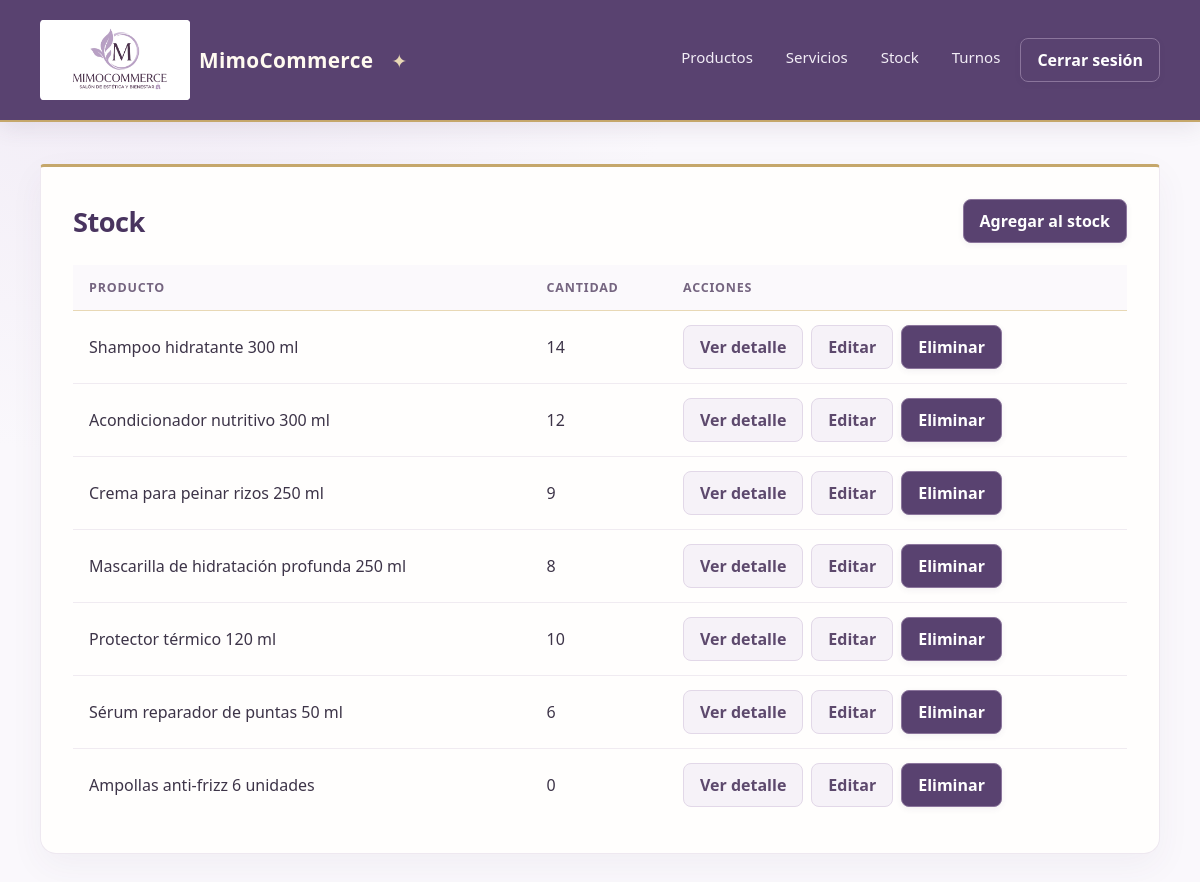
The page /stock/ (signed in) on the database its author committed.
### apps/stock/models.py (models this page shows, shortened)
class Stock(models.Model):
    producto = models.ForeignKey('productos.Producto', on_delete=models.CASCADE)
    cantidad = models.IntegerField()

### apps/productos/models.py (models this page shows, shortened)
class Producto(models.Model):
    nombre = models.CharField(max_length=100)
    fecha_de_vencimiento = models.DateField()
    disponibilidad = models.BooleanField(default=True)

### apps/stock/views.py (the view)
# urls.py: path('', StockListView.as_view(), name='stock_list'),
class StockListView(LoginRequiredMixin, ListView):
    model = Stock
    template_name = 'stock/list.html'
    context_object_name = 'stocks' # Esta es la variable que se usará en el template con {% for stock in stocks %} para mostrar los stocks

### apps/empresa/views.py (called while the page is built)
def empresa_encabezado(request):
    return {'empresa_encabezado': Empresa.objects.order_by('pk').first()}

### templates/stock/list.html (shortened to what this page needs)
{% extends 'base/base.html' %}
{% block contentido %}
<div class="page-heading">
    <h1>Stock</h1>
    <a class="button" href="{% url 'stock:stock_create' %}">Agregar al stock</a>
</div>
<div class="table-wrap">
    <table>
        <thead><tr><th>Producto</th><th>Cantidad</th><th>Acciones</th></tr></thead>
        <tbody>
            {% for stock in stocks %}
            <tr>
                <td>{{ stock.producto.nombre }}</td>
                <td>{{ stock.cantidad }}</td>
                <td><div class="actions">
                    <a class="button button-secondary" href="{% url 'stock:stock_detail' stock.pk %}">Ver detalle</a>
                    <a class="button button-secondary" href="{% url 'stock:stock_update' stock.pk %}">Editar</a>
                    <a class="button button-danger" href="{% url 'stock:stock_delete' stock.pk %}">Eliminar</a>
                </div></td>
            </tr>
            {% empty %}<tr><td class="empty" colspan="3">Todavía no hay productos cargados en stock.</td></tr>{% endfor %}
        </tbody>
    </table>
</div>
{% endblock contentido %}

### static/css/estilos.css (style rules this page uses)
:root { color-scheme: light; font-family: "Segoe UI", Arial, sans-serif; color: #3d3448; background: #faf8fc; font-synthesis: none; text-rendering: optimizeLegibility; --plum: #594270; --plum-deep: #49345f; --lavender: #f2edf6; --gold: #c5a76b; --gold-light: #e8d8b5; }
* { box-sizing: border-box; }
body { min-width: 320px; min-height: 100vh; margin: 0; background: radial-gradient(ellipse at 12% 0%, #f0eaf5 0, transparent 34rem), #faf8fc; }
h1 { margin: 0 0 22px; color: var(--plum-deep); font-size: 1.7rem; font-weight: 600; letter-spacing: -.02em; }
.page-heading { display: flex; align-items: center; justify-content: space-between; gap: 16px; margin-bottom: 22px; }
.page-heading h1 { margin: 0; }
.table-wrap { overflow-x: auto; }
table { width: 100%; border-collapse: collapse; }
th, td { padding: 14px 16px; border-bottom: 1px solid #f0ebf1; text-align: left; vertical-align: middle; }
th { color: #756580; background: #fbf9fc; border-bottom-color: var(--gold-light); font-size: .78rem; font-weight: 600; text-transform: uppercase; letter-spacing: .065em; }
tbody tr { transition: background .15s ease; }
tbody tr:last-child td { border-bottom: 0; }
.actions { display: flex; flex-wrap: wrap; gap: 8px; }
.button, button { display: inline-block; border: 1px solid #8b759c; border-radius: 8px; padding: 10px 16px; background: var(--plum); color: #fff; font: inherit; font-weight: 550; text-decoration: none; cursor: pointer; box-shadow: 0 2px 6px #49345f12; transition: background .18s ease, transform .18s ease, box-shadow .18s ease, border-color .18s ease; }
.button-secondary { border-color: #e2d8e8; background: #f6f2f8; color: #5d496d; box-shadow: none; }
.button-danger { border-color: #8b759c; background: var(--plum); }

### rows shown on the page
Stock: producto.nombre "Shampoo hidratante 300 ml", cantidad "14"
Stock: producto.nombre "Acondicionador nutritivo 300 ml", cantidad "12"
Stock: producto.nombre "Crema para peinar rizos 250 ml", cantidad "9"
Stock: producto.nombre "Mascarilla de hidratación profunda 250 ml", cantidad "8"
Stock: producto.nombre "Protector térmico 120 ml", cantidad "10"
Stock: producto.nombre "Sérum reparador de puntas 50 ml", cantidad "6"
Stock: producto.nombre "Ampollas anti-frizz 6 unidades", cantidad "0"
